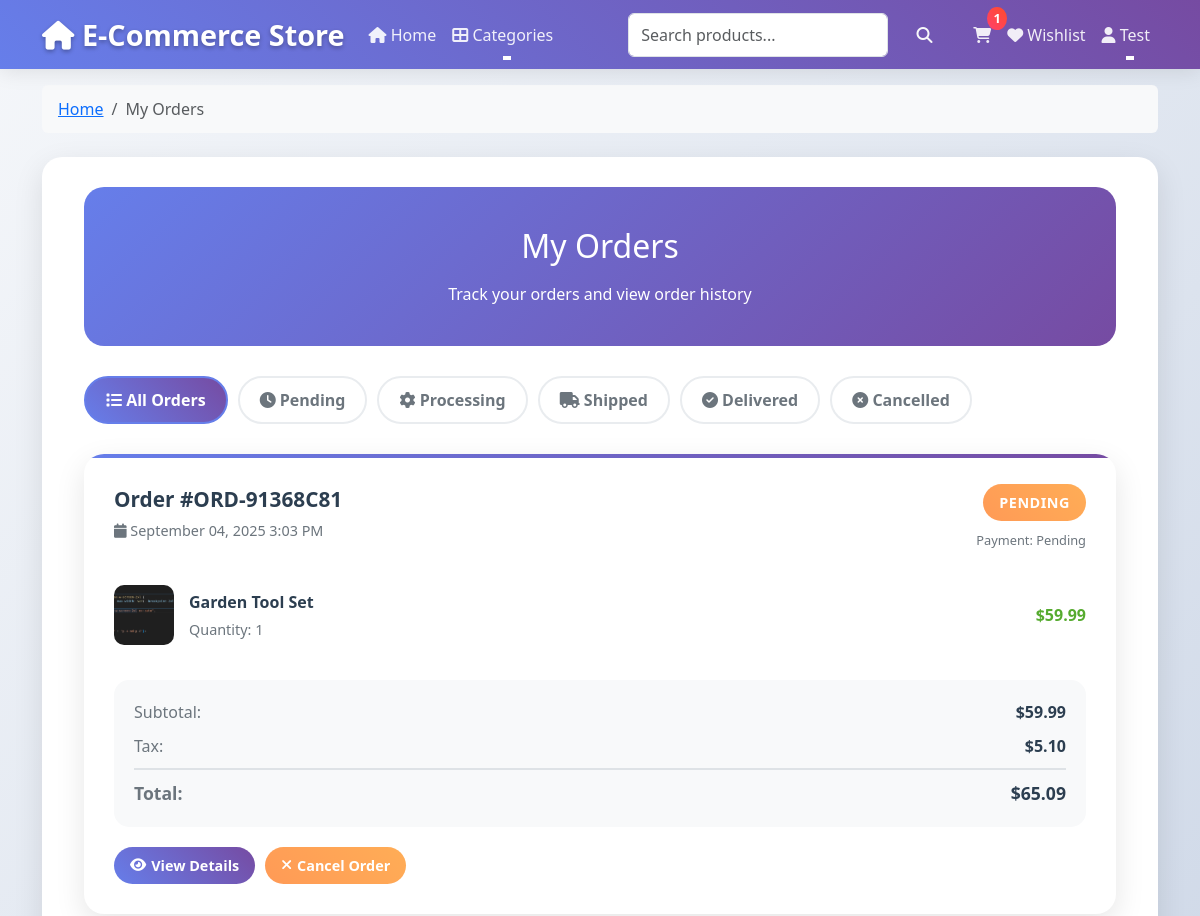
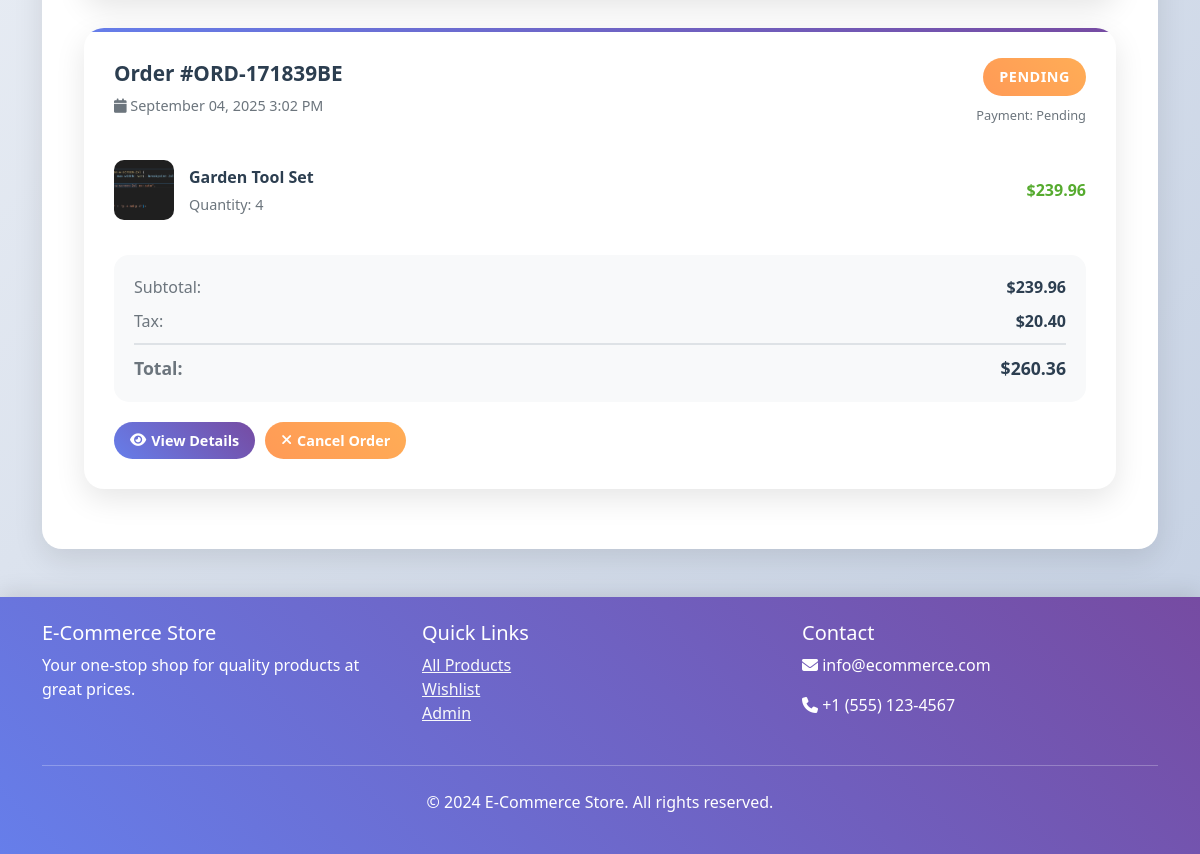
Page /orders/ (signed in) on the committed database (2 pictures, top to bottom).
### store/models.py (models this page shows, shortened)
class Order(models.Model):
    ORDER_STATUS_CHOICES = [
        ('pending', 'Pending'),
        ('processing', 'Processing'),
        ('shipped', 'Shipped'),
        ('delivered', 'Delivered'),
        ('cancelled', 'Cancelled'),
        ('refunded', 'Refunded'),
    ]
    PAYMENT_STATUS_CHOICES = [
        ('pending', 'Pending'),
        ('paid', 'Paid'),
        ('failed', 'Failed'),
        ('refunded', 'Refunded'),
    ]
    user = models.ForeignKey(User, on_delete=models.CASCADE, related_name='orders')
    order_number = models.CharField(max_length=20, unique=True)
    status = models.CharField(max_length=20, choices=ORDER_STATUS_CHOICES, default='pending')
    payment_status = models.CharField(max_length=20, choices=PAYMENT_STATUS_CHOICES, default='pending')
    subtotal = models.DecimalField(max_digits=10, decimal_places=2)
    tax_amount = models.DecimalField(max_digits=10, decimal_places=2, default=0)
    shipping_amount = models.DecimalField(max_digits=10, decimal_places=2, default=0)
    discount_amount = models.DecimalField(max_digits=10, decimal_places=2, default=0)
    total_amount = models.DecimalField(max_digits=10, decimal_places=2)
    shipping_address = models.ForeignKey(Address, on_delete=models.PROTECT, related_name='shipping_orders')
    billing_address = models.ForeignKey(Address, on_delete=models.PROTECT, related_name='billing_orders')
    payment_method = models.ForeignKey(PaymentMethod, on_delete=models.PROTECT, null=True, blank=True)
    payment_reference = models.CharField(max_length=100, blank=True)
    tracking_number = models.CharField(max_length=100, blank=True)
    estimated_delivery = models.DateField(null=True, blank=True)
    notes = models.TextField(blank=True)
    created_at = models.DateTimeField(auto_now_add=True)
    updated_at = models.DateTimeField(auto_now=True)
    class Meta:
        verbose_name = 'Order'
        verbose_name_plural = 'Orders'
        ordering = ['-created_at']

class OrderItem(models.Model):
    order = models.ForeignKey(Order, on_delete=models.CASCADE, related_name='items')
    product = models.ForeignKey(Product, on_delete=models.PROTECT)
    quantity = models.PositiveIntegerField()
    unit_price = models.DecimalField(max_digits=10, decimal_places=2)
    total_price = models.DecimalField(max_digits=10, decimal_places=2)
    class Meta:
        verbose_name = 'Order Item'
        verbose_name_plural = 'Order Items'
        ordering = ['id']

class Product(models.Model):
    name = models.CharField(max_length=200, help_text="Product name (max 200 characters)")
    slug = models.SlugField(max_length=200, unique=True, blank=True, help_text="URL-friendly product identifier")
    description = models.TextField(help_text="Detailed product description")
    short_description = models.CharField(max_length=500, blank=True, help_text="Brief product summary")
    price = models.DecimalField(
        max_digits=10,
        decimal_places=2,
        validators=[MinValueValidator(0.01)],
        help_text="Product price (minimum $0.01)"
    )
    sale_price = models.DecimalField(
        max_digits=10,
        decimal_places=2,
        blank=True,
        null=True,
        validators=[MinValueValidator(0.01)],
        help_text="Sale price (optional)"
    )
    stock_quantity = models.PositiveIntegerField(
        default=0,
        help_text="Available stock quantity"
    )
    is_in_stock = models.BooleanField(default=True, help_text="Product availability status")
    low_stock_threshold = models.PositiveIntegerField(
        default=5,
        help_text="Stock level to trigger low stock alerts"
    )
    category = models.ForeignKey(
        Category,
        on_delete=models.CASCADE,
        related_name='products',
        help_text="Product category"
    )
    tags = models.ManyToManyField('ProductTag', blank=True, related_name='products')
    main_image = models.ImageField(
        upload_to='products/main/',
        help_text="Primary product image"
    )
    is_active = models.BooleanField(default=True, help_text="Product visibility status")
    is_featured = models.BooleanField(default=False, help_text="Featured product status")
    is_bestseller = models.BooleanField(default=False, help_text="Bestseller product status")
    meta_title = models.CharField(max_length=60, blank=True, help_text="SEO meta title")
    meta_description = models.CharField(max_length=160, blank=True, help_text="SEO meta description")
    view_count = models.PositiveIntegerField(default=0, help_text="Product view counter")
    created_at = models.DateTimeField(auto_now_add=True)
    updated_at = models.DateTimeField(auto_now=True)
    class Meta:
        ordering = ['-created_at']
        verbose_name = 'Product'
        verbose_name_plural = 'Products'
        indexes = [
            models.Index(fields=['name']),
            models.Index(fields=['category']),
            models.Index(fields=['is_active']),
            models.Index(fields=['price']),
            models.Index(fields=['created_at']),
        ]

### store/checkout_views.py (the view)
# urls.py: path('orders/', checkout_views.OrderListView.as_view(), name='order_list'),
class OrderListView(LoginRequiredMixin, ListView):
    model = Order
    template_name = 'store/checkout/order_list.html'
    context_object_name = 'orders'
    paginate_by = 10
    def get_queryset(self):
        return Order.objects.filter(user=self.request.user).order_by('-created_at')
    def get_context_data(self, **kwargs):
        context = super().get_context_data(**kwargs)
        context['breadcrumbs'] = [
            {'name': 'Home', 'url': '/'},
            {'name': 'My Orders', 'url': reverse('store:order_list')}
        ]
        return context

### templates/store/checkout/order_list.html (shortened to what this page needs)
{% extends 'base.html' %}
{% load static %}
{% block content %}
<div class="container">
    <div class="orders-header">
        <h1 class="h2 mb-3">My Orders</h1>
        <p class="mb-0">Track your orders and view order history</p>
    </div>
    <div class="filter-tabs">
        <a href="{% url 'store:order_list' %}" class="filter-tab {% if not request.GET.status %}active{% endif %}">
            <i class="fas fa-list"></i> All Orders
        </a>
        <a href="?status=pending" class="filter-tab {% if request.GET.status == 'pending' %}active{% endif %}">
            <i class="fas fa-clock"></i> Pending
        </a>
        <a href="?status=processing" class="filter-tab {% if request.GET.status == 'processing' %}active{% endif %}">
            <i class="fas fa-cog"></i> Processing
        </a>
        <a href="?status=shipped" class="filter-tab {% if request.GET.status == 'shipped' %}active{% endif %}">
            <i class="fas fa-truck"></i> Shipped
        </a>
        <a href="?status=delivered" class="filter-tab {% if request.GET.status == 'delivered' %}active{% endif %}">
            <i class="fas fa-check-circle"></i> Delivered
        </a>
        <a href="?status=cancelled" class="filter-tab {% if request.GET.status == 'cancelled' %}active{% endif %}">
            <i class="fas fa-times-circle"></i> Cancelled
        </a>
    </div>
    {% if orders %}
        {% for order in orders %}
        <div class="order-card">
            <div class="order-header">
                <div class="order-info">
                    <div class="order-number">Order #{{ order.order_number }}</div>
                    <div class="order-date">
                        <i class="fas fa-calendar"></i> {{ order.created_at|date:"F d, Y g:i A" }}
                    </div>
                </div>
                <div class="order-status">
                    <span class="status-badge {{ order.status|lower }}">
                        {{ order.get_status_display }}
                    </span>
                    <div class="payment-status">
                        Payment: {{ order.get_payment_status_display }}
                    </div>
                </div>
            </div>
            <div class="order-items">
                {% for item in order.items.all %}
                <div class="order-item">
                    {% if item.product.main_image %}
                        <img src="{{ item.product.main_image.url }}" alt="{{ item.product.name }}" class="item-image">
                    {% else %}
                        <img src="{% static 'images/no-image.svg' %}" alt="{{ item.product.name }}" class="item-image">
                    {% endif %}
                    <div class="item-details">
                        <div class="item-name">{{ item.product.name }}</div>
                        <div class="item-quantity">Quantity: {{ item.quantity }}</div>
                    </div>
                    <div class="item-price">${{ item.total_price }}</div>
                </div>
                {% endfor %}
            </div>
            <div class="order-summary">
                <div class="summary-row">
                    <span class="summary-label">Subtotal:</span>
                    <span class="summary-value">${{ order.subtotal }}</span>
                </div>
                {% if order.tax_amount %}
                <div class="summary-row">
                    <span class="summary-label">Tax:</span>
                    <span class="summary-value">${{ order.tax_amount }}</span>
                </div>
                {% endif %}
                <div class="summary-row">
                    <span class="summary-label">Total:</span>
                    <span class="summary-value">${{ order.total_amount }}</span>
                </div>
            </div>
            <div class="order-actions">
                <a href="{% url 'store:order_detail' order.pk %}" class="btn-action btn-primary">
                    <i class="fas fa-eye"></i> View Details
                </a>
                {% if order.status == 'pending' %}
                    <a href="#" class="btn-action btn-warning" onclick="cancelOrder({{ order.pk }})">
                        <i class="fas fa-times"></i> Cancel Order
                    </a>
                {% endif %}
            </div>
        </div>
        {% endfor %}
    {% endif %}
</div>
{% endblock %}

### templates/base.html (shortened to what this page needs)
<!DOCTYPE html>
<html lang="en">
<head>
    <link href="https://cdn.jsdelivr.net/npm/bootstrap@5.3.0/dist/css/bootstrap.min.css" rel="stylesheet">
    <link href="https://cdnjs.cloudflare.com/ajax/libs/font-awesome/6.4.0/css/all.min.css" rel="stylesheet">
</head>
<body>
    <nav class="navbar navbar-expand-lg navbar-dark bg-dark">
        <div class="container">
            <a class="navbar-brand" href="{% url 'store:home' %}">
                <i class="fas fa-home"></i> E-Commerce Store
            </a>
            <div class="collapse navbar-collapse" id="navbarNav">
                <ul class="navbar-nav me-auto">
                    <li class="nav-item">
                        <a class="nav-link" href="{% url 'store:product_list' %}">
                            <i class="fas fa-home"></i> Home
                        </a>
                    </li>
                    <li class="nav-item dropdown">
                        <a class="nav-link dropdown-toggle" href="#" role="button" data-bs-toggle="dropdown">
                            <i class="fas fa-th-large"></i> Categories
                        </a>
                    </li>
                </ul>
                <form class="d-flex search-form me-3" method="get" action="{% url 'store:search' %}">
                    <input class="form-control me-2" type="search" name="search" placeholder="Search products..."
                           value="{{ request.GET.search }}" aria-label="Search">
                    <button class="btn btn-outline-light" type="submit">
                        <i class="fas fa-search"></i>
                    </button>
                </form>
                <ul class="navbar-nav">
                    <li class="nav-item">
                        <a class="nav-link" href="{% url 'store:cart_list' %}" id="cart-link">
                            <i class="fas fa-shopping-cart"></i>
                            <span class="cart-count">0</span>
                        </a>
                    </li>
                    {% if user.is_authenticated %}
                        <li class="nav-item">
                            <a class="nav-link" href="{% url 'store:wishlist' %}">
                                <i class="fas fa-heart"></i> Wishlist
                            </a>
                        </li>
                        <li class="nav-item dropdown">
                            <a class="nav-link dropdown-toggle" href="#" role="button" data-bs-toggle="dropdown">
                                <i class="fas fa-user"></i> {{ user.first_name|default:user.username }}
                            </a>
                        </li>
                    {% endif %}
                </ul>
            </div>
        </div>
    </nav>
    {% if breadcrumbs %}
    <div class="container mt-3">
        <nav aria-label="breadcrumb">
            <ol class="breadcrumb">
                {% for breadcrumb in breadcrumbs %}
                    {% if forloop.last %}
                        <li class="breadcrumb-item active" aria-current="page">{{ breadcrumb.name }}</li>
                    {% else %}
                        <li class="breadcrumb-item"><a href="{{ breadcrumb.url }}">{{ breadcrumb.name }}</a></li>
                    {% endif %}
                {% endfor %}
            </ol>
        </nav>
    </div>
    {% endif %}
    <main class="container mt-4">
        <div class="main-content">
            {% block content %}{% endblock %}
        </div>
    </main>
    <footer class="footer mt-5 py-4">
        <div class="container">
            <div class="row">
                <div class="col-md-4">
                    <h5>E-Commerce Store</h5>
                    <p>Your one-stop shop for quality products at great prices.</p>
                </div>
                <div class="col-md-4">
                    <h5>Quick Links</h5>
                    <ul class="list-unstyled">
                        <li><a href="{% url 'store:product_list' %}" class="text-light">All Products</a></li>
                        <li><a href="{% url 'store:wishlist' %}" class="text-light">Wishlist</a></li>
                        <li><a href="{% url 'admin:index' %}" class="text-light">Admin</a></li>
                    </ul>
                </div>
                <div class="col-md-4">
                    <h5>Contact</h5>
                    <p><i class="fas fa-envelope"></i> info@ecommerce.com</p>
                    <p><i class="fas fa-phone"></i> +1 (555) 123-4567</p>
                </div>
            </div>
            <hr class="my-4">
            <div class="text-center">
                <p>&copy; 2024 E-Commerce Store. All rights reserved.</p>
            </div>
        </div>
    </footer>
</body>
</html>

### rows in the picture
Order: order_number "ORD-91368C81", created_at "September 04, 2025 3:03 PM", status "PENDING", payment_status "Pending", subtotal "59.99", tax_amount "5.10", total_amount "65.09"
OrderItem: product.main_image (picture), product.name "Garden Tool Set", quantity "1", total_price "59.99"
Order: order_number "ORD-171839BE", created_at "September 04, 2025 3:02 PM", status "PENDING", payment_status "Pending", subtotal "239.96", tax_amount "20.40", total_amount "260.36"
OrderItem: product.main_image (picture), product.name "Garden Tool Set", quantity "4", total_price "239.96"

### other values in the picture
{{ user.first_name|default:user.username }} "Test"
{{ breadcrumb.name }} "Home"
{{ breadcrumb.name }} "My Orders"
